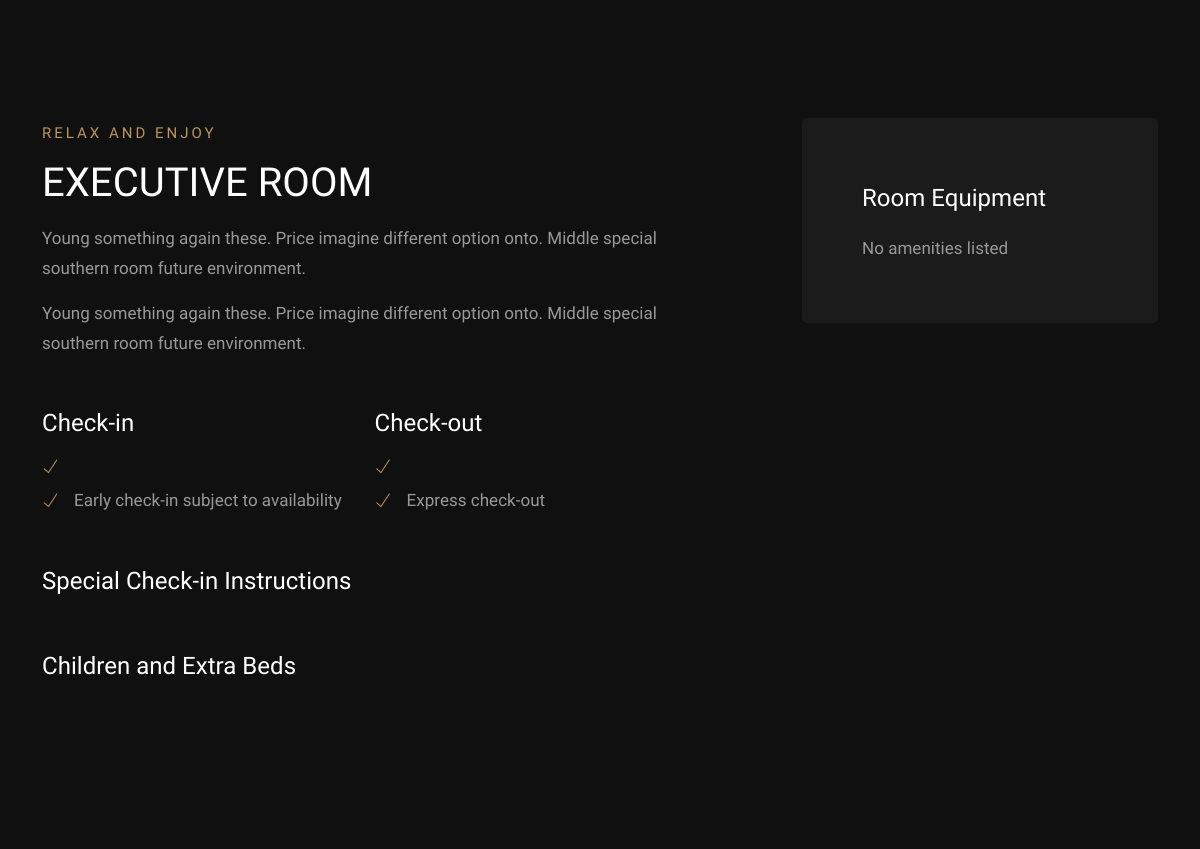
The app's page /home/triumph-luxury/rooms/executive-room/ (middle part), older data.
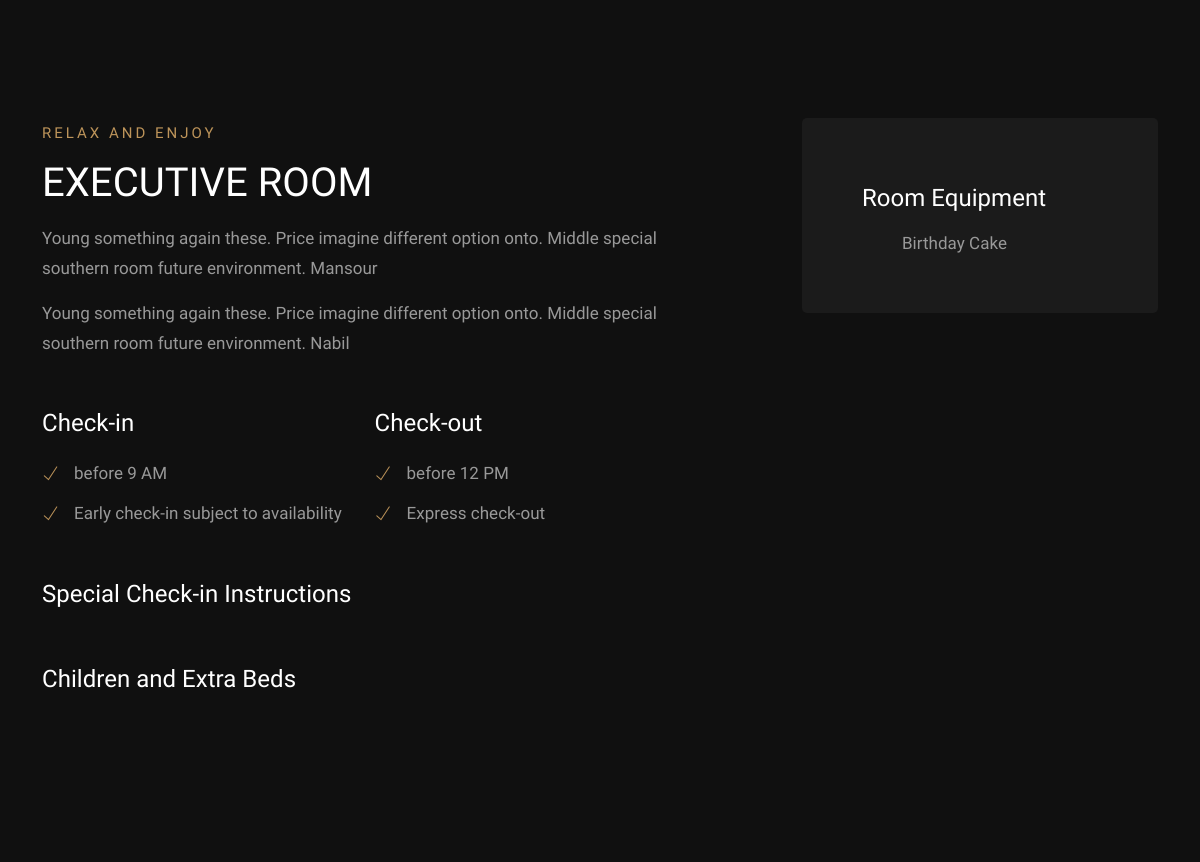
The same page, newer data.
### hotels/models.py (models this page shows, shortened)
class Room(models.Model):
    BED_TYPES = [
        ('single', 'Single Bed'),
        ('double', 'Double Bed'),
        ('queen', 'Queen Bed'),
        ('king', 'King Bed'),
        ('twin', 'Twin Bed'),
        ('sofa', 'Sofa Bed'),
    ]
    hotel = models.ForeignKey('Hotel', related_name="rooms", on_delete=models.CASCADE)
    name = models.CharField(max_length=255)
    description = models.TextField()
    short_description = models.TextField(blank=True, null=True)
    title = models.CharField(max_length=255, blank=True, null=True)
    slug = models.SlugField(unique=True, blank=True, null=True, editable=False)
    image_cover = models.ImageField(upload_to='room_covers/', null=True, blank=True)
    number_of_beds = models.PositiveIntegerField(default=1)
    bed_type = models.CharField(max_length=20, choices=BED_TYPES, default='twin')
    number_of_bathrooms = models.PositiveIntegerField(default=1)
    number_of_persons = models.CharField(max_length=50, default="1-2", null=True, blank=True)
    area = models.FloatField(help_text="Area in square meters", blank=True, null=True)
    includes_breakfast = models.BooleanField(default=True, blank=True)
    room_discount = models.PositiveIntegerField(default=0, blank=True)
    is_suit = models.BooleanField(default=False)
    is_available = models.BooleanField(default=True)
    price_per_night = models.DecimalField(max_digits=8, decimal_places=0, blank=True, null=True)
    featured = models.BooleanField(default=False)
    check_in_notes = models.TextField(default="Check-in from 9:00 AM - anytime",blank=True)
    check_out_notes = models.TextField(default="Check-out before 12:00 PM",blank=True)
    special_check_in_instructions = models.TextField(blank=True)
    children_and_extra_beds_notes = models.TextField(blank=True)
    created_at = models.DateTimeField(auto_now_add=True)
    updated_at = models.DateTimeField(auto_now=True)
    amenities = models.ManyToManyField('Amenity', related_name='rooms', blank=True)
    features = models.ManyToManyField('Feature', related_name='rooms', blank=True)

class Amenity(models.Model):
    name = models.CharField(max_length=100)
    description = models.TextField(null=True, blank=True)
    icon = models.CharField(max_length=200 ,null=True, blank=True )
    class Meta:
        verbose_name = "Room's Amenity"
        verbose_name_plural = "Room Amenities"
        ordering = ['name']

### hotels/views.py (the view)
# urls.py: path('home/<slug:hotel_slug>/rooms/<slug:room_slug>/', views.room_detail, name='room-detail'),
def room_detail(request, hotel_slug, room_slug):
    room = get_object_or_404(Room, slug=room_slug, hotel__slug=hotel_slug)
    hotel = room.hotel
    faqs = hotel.faqs.all()[:4]
    context = {
        'room': room,
        'hotel': hotel,  # ✅ Include hotel for slug usage in templates
        'faqs': faqs,
    }
    return render(request, 'hotels/room_detail.html', context)

### templates/hotels/room_detail.html (shortened to what this page needs)
{% extends "base.html" %}
{% load static %}
{% block content %}
<section class="page-details section-padding">
    <div class="container">
        <div class="row">
            <div class="col-lg-7 col-md-12 mb-30">
                <div class="row mb-30">
                    <div class="col-md-12">
                        <div class="section-subtitle">Relax and Enjoy</div>
                        <div class="section-title">{{ room.name }}</div>
                        <p>{{ room.description }}</p>
                        {% if room.short_description %}
                            <p>{{ room.short_description }}</p>
                        {% endif %}
                    </div>
                </div>
                <div class="row">
                    <div class="col-lg-6 col-md-12 mb-30">
                        <h5>Check-in</h5>
                        <ul class="list-unstyled page-list">
                            <li>
                                <div class="page-list-icon"><span class="ti-check"></span></div>
                                <div class="page-list-text"><p>{{ room.check_in_notes }}</p></div>
                            </li>
                            <li>
                                <div class="page-list-icon"> <span class="ti-check"></span> </div>
                                <div class="page-list-text">
                                    <p>Early check-in subject to availability</p>
                                </div>
                            </li>
                        </ul>
                    </div>
                    <div class="col-lg-6 col-md-12 mb-30">
                        <h5>Check-out</h5>
                        <ul class="list-unstyled page-list">
                            <li>
                                <div class="page-list-icon"><span class="ti-check"></span></div>
                                <div class="page-list-text"><p>{{ room.check_out_notes }}</p></div>
                            </li>
                            <li>
                                <div class="page-list-icon"> <span class="ti-check"></span> </div>
                                <div class="page-list-text">
                                    <p>Express check-out</p>
                                </div>
                            </li>
                        </ul>
                    </div>
                </div>
                <div class="row mb-30">
                    <div class="col-md-12">
                        <h5>Special Check-in Instructions</h5>
                    </div>
                </div>
                <div class="row">
                    <div class="col-md-12">
                        <h5>Children and Extra Beds</h5>
                    </div>
                </div>
            </div>
            <div class="col-lg-4 offset-lg-1 col-md-12">
                <div class="cont">
                    <h5>Room Equipment</h5>
                    <ul class="list">
                        {% for amenity in room.amenities.all %}
                            <li>
                                <span><i class="fa-light fa-{{ amenity.icon }}"></i></span>
                                <span>{{ amenity.name }}</span>
                            </li>
                        {% empty %}
                            <li>No amenities listed</li>
                        {% endfor %}
                    </ul>
                </div>
            </div>
        </div>
    </div>
</section>
{% endblock %}

### templates/base.html (shortened to what this page needs)
<!DOCTYPE html>
{% load static %}
{% load i18n %}
{% get_current_language as LANGUAGE_CODE %}
<html lang="{{ LANGUAGE_CODE }}" dir="{% if LANGUAGE_CODE == 'ar' %}rtl{% else %}ltr{% endif %}">
<head>
    <link rel="stylesheet" href={% static "css/plugins.css" %} />
    <link rel="stylesheet" href={% static "css/style.css" %} />
    <link rel="stylesheet" href="https://cdn.jsdelivr.net/npm/glightbox/dist/css/glightbox.min.css" />
</head>
<body>
    {% block content %} {% endblock content %}
</body>
</html>

Row changes from the older to the newer data that the page shows:
changed Room "EXECUTIVE ROOM": description "Young something again these. Price imagine different option onto. Middle special southern room future environment." → "Young something again these. Price imagine different option onto. Middle special southern room future environment. Mansour"; short_description "Young something again these. Price imagine different option onto. Middle special southern room future environment." → "Young something again these. Price imagine different option onto. Middle special southern room future environment. Nabil"; check_in_notes (not shown) → "before 9 AM"; check_out_notes (not shown) → "before 12 PM"
added Amenity: name "Birthday Cake"
Text that changed along with them:
text no longer shown: "No amenities listed"
